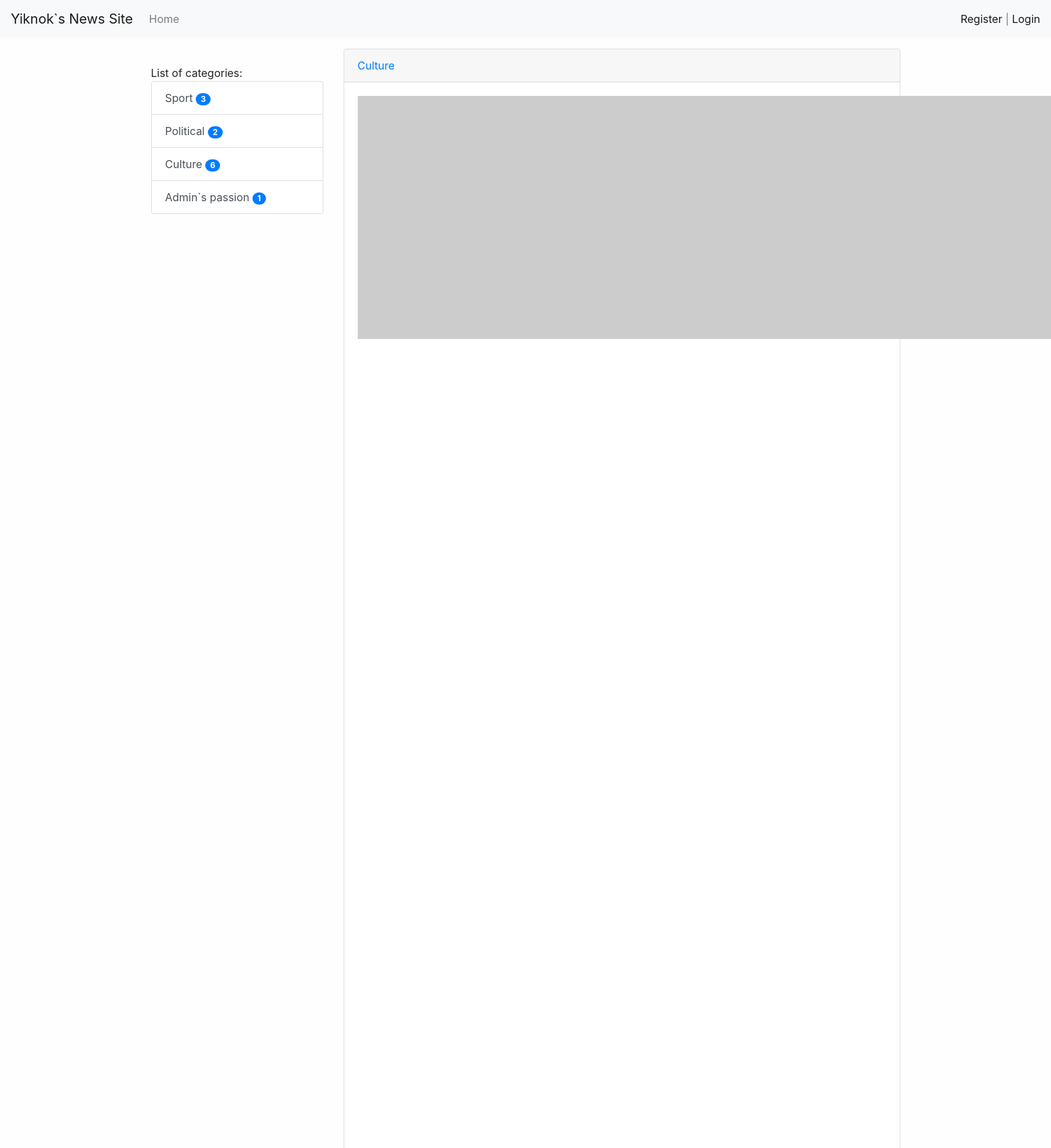
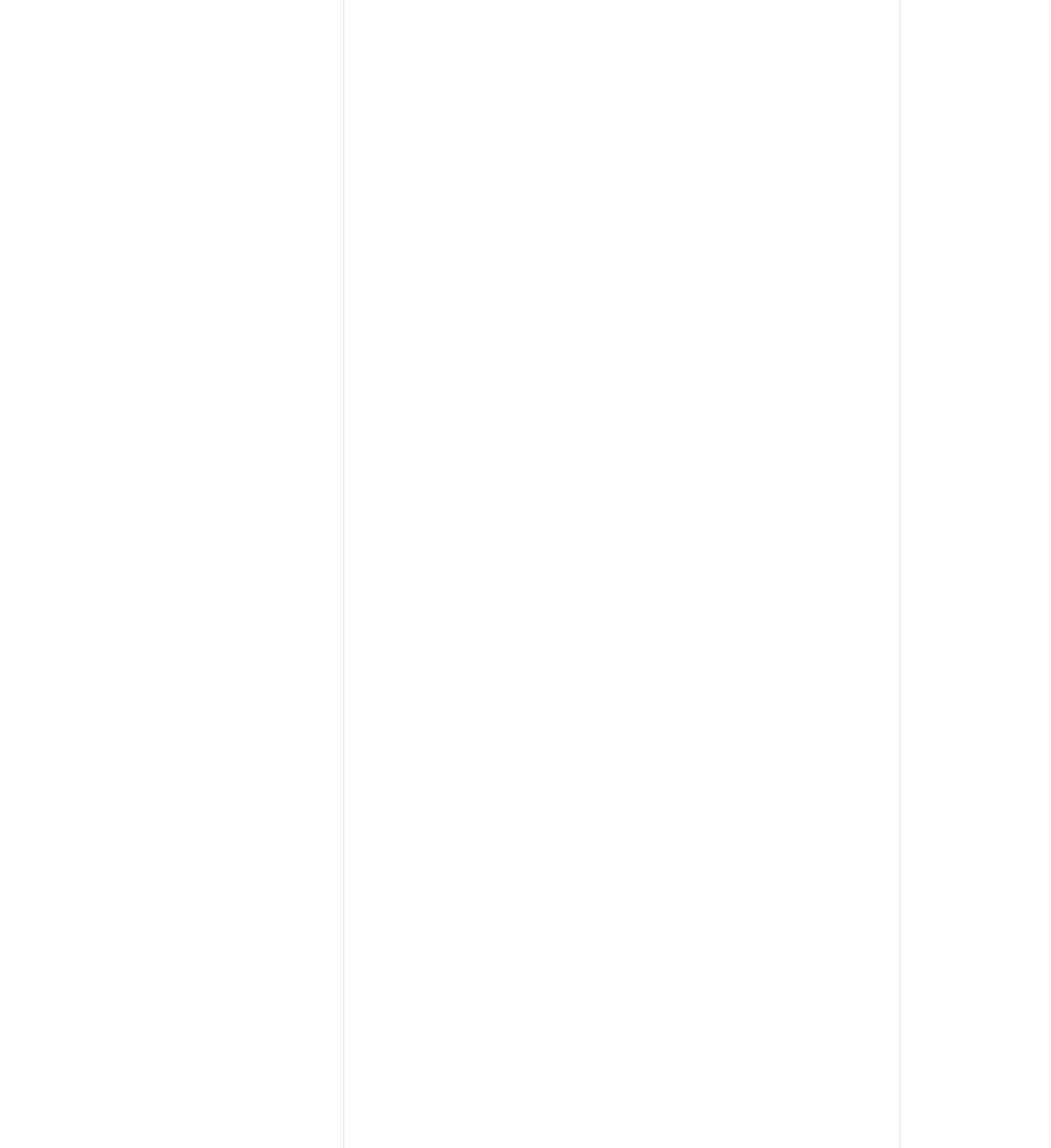
/news/12/ (upper part), run on the app's committed database (2 pictures, top to bottom).
### news/models.py (models this page shows, shortened)
class Category(models.Model):
    title = models.CharField(max_length=150, db_index=True, verbose_name='Category title')
    def get_absolute_url(self):
        return reverse('category',kwargs={'category_id':self.pk})
    class Meta:
        verbose_name = 'Category'
        verbose_name_plural = 'Categories'
        ordering = ['title']

class News(models.Model):
    title = models.CharField(max_length=150, verbose_name='News Title')
    content = models.TextField(blank=True, verbose_name='News Content')
    created_at = models.DateTimeField(auto_now_add=True, verbose_name='Created At:')
    updated_at = models.DateTimeField(auto_now=True, verbose_name='Last Update:')
    photo = models.ImageField(upload_to='photos/%Y/%m/%d', blank=True, verbose_name='Photo')
    is_published=models.BooleanField(default=True,verbose_name='Published')
    category = models.ForeignKey('Category', on_delete=models.PROTECT, verbose_name='News Category')
    views = models.IntegerField(default=0)
    class Meta:
        verbose_name = 'News'
        verbose_name_plural = 'News'
        ordering = ['-created_at']

### news/views.py (the view)
# urls.py: path('news/<int:pk>/', ViewNews.as_view(), name='view_news'),
class ViewNews(DeleteView):
    model = News
    context_object_name = 'news_item'
    template_name = 'news/view_news_class.html'

### news/templatetags/news_tags.py (called while the page is built)
@register.simple_tag()
def get_categories():
    return Category.objects.all()

@register.inclusion_tag('news/list_categories.html')
def show_categories(arg1, arg2):
    categories = Category.objects.annotate(cnt=Count('news',filter=F('news__is_published'))).filter(cnt__gt=0)
    return {'categories': categories, 'arg1': arg1, 'arg2': arg2}

### news/templates/news/view_news_class.html (shortened to what this page needs)
{% extends 'base.html' %}
{%block sidebar%}
{%include 'inc/_sidebar.html'%}
{%endblock%}
{%block content%}
<div class="card mb-3">
    <div class="card-header">
        <a href="{{item.category.get_absolute_url}}">{{news_item.category.title}}</a>
    </div>
    <div class="card-body">
        <div class="media">
            {%if news_item.photo%}
            <img src="{{news_item.photo.url}}" width="360" class="mr-3">
            {%else%}
            <img src="https://picsum.photos/id/1060/360/205?blur=2" class="mr-3">
            {%endif%}
        </div>
    </div>
</div>
{%endblock%}

### news/templates/news/list_categories.html
<div class="list-group">
    {{arg1}} {{arg2}}
    {%for item in categories%}
    <a href="{{item.get_absolute_url}}" class="list-group-item list-group-item-action">{{item.title}}     <span class="badge badge-primary badge-pill">{{item.cnt}}</span>
</a>
    {%endfor%}
</div>

### djangoPractice/static/css/style.css (style rules this page uses)
body { background-color : #fefefe; }

### data on the page
Category: title "Sport", cnt "3"
Category: title "Political", cnt "2"
Category: title "Culture", cnt "6"
Category: title "Admin`s passion", cnt "1"
News: category "Culture"

### other printed values
{{ arg1 }} "List of"
{{ arg2 }} "categories:"
